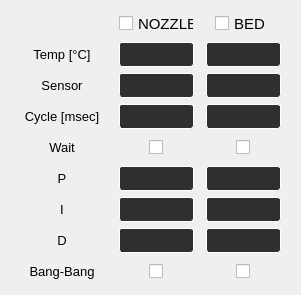
            <widget class="QFrame" name="frame_14">
             <property name="sizePolicy">
              <sizepolicy hsizetype="Minimum" vsizetype="Minimum">
               <horstretch>0</horstretch>
               <verstretch>0</verstretch>
              </sizepolicy>
             </property>
             <property name="minimumSize">
              <size>
               <width>301</width>
               <height>280</height>
              </size>
             </property>
             <property name="maximumSize">
              <size>
               <width>500</width>
               <height>660</height>
              </size>
             </property>
             <property name="styleSheet">
              <string notr="true"/>
             </property>
             <property name="frameShape">
              <enum>QFrame::NoFrame</enum>
             </property>
             <property name="frameShadow">
              <enum>QFrame::Raised</enum>
             </property>
             <layout class="QGridLayout" name="gridLayout_2">
              <item row="1" column="1">
               <widget class="QPlainTextEdit" name="b35">
                <property name="minimumSize">
                 <size>
                  <width>75</width>
                  <height>25</height>
                 </size>
                </property>
                <property name="maximumSize">
                 <size>
                  <width>75</width>
                  <height>25</height>
                 </size>
                </property>
                <property name="font">
                 <font>
                  <pointsize>9</pointsize>
                 </font>
                </property>
                <property name="styleSheet">
                 <string notr="true">QPlainTextEdit{
background-color: rgb(47, 47, 47);
color: rgb(255, 255, 255);
border-style: solid;
border-radius:3px;
border-width:1px; 
border-color:white;
}
QPlainTextEdit:hover{
border-color: rgb(85, 170, 255);
}
QPlainTextEdit:focus{
border-color: rgb(85, 170, 255);
}
QPlainTextEdit:disabled {
background-color: rgb(63, 63, 63);
color: rgb(0, 0, 0);
border-color:rgb(120, 120, 120)
}</string>
                </property>
                <property name="verticalScrollBarPolicy">
                 <enum>Qt::ScrollBarAlwaysOff</enum>
                </property>
                <property name="horizontalScrollBarPolicy">
                 <enum>Qt::ScrollBarAlwaysOff</enum>
                </property>
               </widget>
              </item>
              <item row="6" column="1">
               <widget class="QPlainTextEdit" name="b41">
                <property name="minimumSize">
                 <size>
                  <width>75</width>
                  <height>25</height>
                 </size>
                </property>
                <property name="maximumSize">
                 <size>
                  <width>75</width>
                  <height>25</height>
                 </size>
                </property>
                <property name="font">
                 <font>
                  <pointsize>9</pointsize>
                 </font>
                </property>
                <property name="styleSheet">
                 <string notr="true">QPlainTextEdit{
background-color: rgb(47, 47, 47);
color: rgb(255, 255, 255);
border-style: solid;
border-radius:3px;
border-width:1px; 
border-color:white;
}
QPlainTextEdit:hover{
border-color: rgb(85, 170, 255);
}
QPlainTextEdit:focus{
border-color: rgb(85, 170, 255);
}
QPlainTextEdit:disabled {
background-color: rgb(63, 63, 63);
color: rgb(0, 0, 0);
border-color:rgb(120, 120, 120)
}</string>
                </property>
                <property name="verticalScrollBarPolicy">
                 <enum>Qt::ScrollBarAlwaysOff</enum>
                </property>
                <property name="horizontalScrollBarPolicy">
                 <enum>Qt::ScrollBarAlwaysOff</enum>
                </property>
               </widget>
              </item>
              <item row="6" column="2">
               <widget class="QPlainTextEdit" name="b42">
                <property name="minimumSize">
                 <size>
                  <width>75</width>
                  <height>25</height>
                 </size>
                </property>
                <property name="maximumSize">
                 <size>
                  <width>75</width>
                  <height>25</height>
                 </size>
                </property>
                <property name="font">
                 <font>
                  <pointsize>9</pointsize>
                 </font>
                </property>
                <property name="styleSheet">
                 <string notr="true">QPlainTextEdit{
background-color: rgb(47, 47, 47);
color: rgb(255, 255, 255);
border-style: solid;
border-radius:3px;
border-width:1px; 
border-color:white;
}
QPlainTextEdit:hover{
border-color: rgb(85, 170, 255);
}
QPlainTextEdit:focus{
border-color: rgb(85, 170, 255);
}
QPlainTextEdit:disabled {
background-color: rgb(63, 63, 63);
color: rgb(0, 0, 0);
border-color:rgb(120, 120, 120)
}</string>
                </property>
                <property name="verticalScrollBarPolicy">
                 <enum>Qt::ScrollBarAlwaysOff</enum>
                </property>
                <property name="horizontalScrollBarPolicy">
                 <enum>Qt::ScrollBarAlwaysOff</enum>
                </property>
               </widget>
              </item>
              <item row="7" column="0">
               <widget class="QLabel" name="l25_2">
                <property name="minimumSize">
                 <size>
                  <width>90</width>
                  <height>20</height>
                 </size>
                </property>
                <property name="maximumSize">
                 <size>
                  <width>90</width>
                  <height>20</height>
                 </size>
                </property>
                <property name="font">
                 <font>
                  <pointsize>10</pointsize>
                 </font>
                </property>
                <property name="text">
                 <string>I</string>
                </property>
                <property name="alignment">
                 <set>Qt::AlignCenter</set>
                </property>
               </widget>
              </item>
              <item row="4" column="0">
               <widget class="QLabel" name="l22_2">
                <property name="minimumSize">
                 <size>
                  <width>90</width>
                  <height>20</height>
                 </size>
                </property>
                <property name="maximumSize">
                 <size>
                  <width>90</width>
                  <height>20</height>
                 </size>
                </property>
                <property name="font">
                 <font>
                  <pointsize>10</pointsize>
                 </font>
                </property>
                <property name="text">
                 <string>Wait</string>
                </property>
                <property name="alignment">
                 <set>Qt::AlignCenter</set>
                </property>
               </widget>
              </item>
              <item row="4" column="1" alignment="Qt::AlignHCenter">
               <widget class="QCheckBox" name="c24">
                <property name="minimumSize">
                 <size>
                  <width>15</width>
                  <height>25</height>
                 </size>
                </property>
                <property name="maximumSize">
                 <size>
                  <width>15</width>
                  <height>25</height>
                 </size>
                </property>
                <property name="text">
                 <string/>
                </property>
               </widget>
              </item>
              <item row="7" column="2">
               <widget class="QPlainTextEdit" name="b44">
                <property name="minimumSize">
                 <size>
                  <width>75</width>
                  <height>25</height>
                 </size>
                </property>
                <property name="maximumSize">
                 <size>
                  <width>75</width>
                  <height>25</height>
                 </size>
                </property>
                <property name="font">
                 <font>
                  <pointsize>9</pointsize>
                 </font>
                </property>
                <property name="styleSheet">
                 <string notr="true">QPlainTextEdit{
background-color: rgb(47, 47, 47);
color: rgb(255, 255, 255);
border-style: solid;
border-radius:3px;
border-width:1px; 
border-color:white;
}
QPlainTextEdit:hover{
border-color: rgb(85, 170, 255);
}
QPlainTextEdit:focus{
border-color: rgb(85, 170, 255);
}
QPlainTextEdit:disabled {
background-color: rgb(63, 63, 63);
color: rgb(0, 0, 0);
border-color:rgb(120, 120, 120)
}</string>
                </property>
                <property name="verticalScrollBarPolicy">
                 <enum>Qt::ScrollBarAlwaysOff</enum>
                </property>
                <property name="horizontalScrollBarPolicy">
                 <enum>Qt::ScrollBarAlwaysOff</enum>
                </property>
               </widget>
              </item>
              <item row="6" column="0">
               <widget class="QLabel" name="l24_2">
                <property name="minimumSize">
                 <size>
                  <width>90</width>
                  <height>20</height>
                 </size>
                </property>
                <property name="maximumSize">
                 <size>
                  <width>90</width>
                  <height>20</height>
                 </size>
                </property>
                <property name="font">
                 <font>
                  <pointsize>10</pointsize>
                 </font>
                </property>
                <property name="text">
                 <string>P</string>
                </property>
                <property name="alignment">
                 <set>Qt::AlignCenter</set>
                </property>
               </widget>
              </item>
              <item row="4" column="2" alignment="Qt::AlignHCenter">
               <widget class="QCheckBox" name="c25">
                <property name="minimumSize">
                 <size>
                  <width>15</width>
                  <height>25</height>
                 </size>
                </property>
                <property name="maximumSize">
                 <size>
                  <width>15</width>
                  <height>25</height>
                 </size>
                </property>
                <property name="text">
                 <string/>
                </property>
               </widget>
              </item>
              <item row="8" column="2">
               <widget class="QPlainTextEdit" name="b46">
                <property name="minimumSize">
                 <size>
                  <width>75</width>
                  <height>25</height>
                 </size>
                </property>
                <property name="maximumSize">
                 <size>
                  <width>75</width>
                  <height>25</height>
                 </size>
                </property>
                <property name="font">
                 <font>
                  <pointsize>9</pointsize>
                 </font>
                </property>
                <property name="styleSheet">
                 <string notr="true">QPlainTextEdit{
background-color: rgb(47, 47, 47);
color: rgb(255, 255, 255);
border-style: solid;
border-radius:3px;
border-width:1px; 
border-color:white;
}
QPlainTextEdit:hover{
border-color: rgb(85, 170, 255);
}
QPlainTextEdit:focus{
border-color: rgb(85, 170, 255);
}
QPlainTextEdit:disabled {
background-color: rgb(63, 63, 63);
color: rgb(0, 0, 0);
border-color:rgb(120, 120, 120)
}</string>
                </property>
                <property name="verticalScrollBarPolicy">
                 <enum>Qt::ScrollBarAlwaysOff</enum>
                </property>
                <property name="horizontalScrollBarPolicy">
                 <enum>Qt::ScrollBarAlwaysOff</enum>
                </property>
               </widget>
              </item>
              <item row="8" column="1">
               <widget class="QPlainTextEdit" name="b45">
                <property name="minimumSize">
                 <size>
                  <width>75</width>
                  <height>25</height>
                 </size>
                </property>
                <property name="maximumSize">
                 <size>
                  <width>75</width>
                  <height>25</height>
                 </size>
                </property>
                <property name="font">
                 <font>
                  <pointsize>9</pointsize>
                 </font>
                </property>
                <property name="styleSheet">
                 <string notr="true">QPlainTextEdit{
background-color: rgb(47, 47, 47);
color: rgb(255, 255, 255);
border-style: solid;
border-radius:3px;
border-width:1px; 
border-color:white;
}
QPlainTextEdit:hover{
border-color: rgb(85, 170, 255);
}
QPlainTextEdit:focus{
border-color: rgb(85, 170, 255);
}
QPlainTextEdit:disabled {
background-color: rgb(63, 63, 63);
color: rgb(0, 0, 0);
border-color:rgb(120, 120, 120)
}</string>
                </property>
                <property name="verticalScrollBarPolicy">
                 <enum>Qt::ScrollBarAlwaysOff</enum>
                </property>
                <property name="horizontalScrollBarPolicy">
                 <enum>Qt::ScrollBarAlwaysOff</enum>
                </property>
               </widget>
              </item>
              <item row="1" column="0">
               <widget class="QLabel" name="l19_4">
                <property name="minimumSize">
                 <size>
                  <width>90</width>
                  <height>20</height>
                 </size>
                </property>
                <property name="maximumSize">
                 <size>
                  <width>90</width>
                  <height>20</height>
                 </size>
                </property>
                <property name="font">
                 <font>
                  <pointsize>10</pointsize>
                 </font>
                </property>
                <property name="text">
                 <string>Temp [°C]</string>
                </property>
                <property name="alignment">
                 <set>Qt::AlignCenter</set>
                </property>
               </widget>
              </item>
              <item row="1" column="2">
               <widget class="QPlainTextEdit" name="b36">
                <property name="minimumSize">
                 <size>
                  <width>75</width>
                  <height>25</height>
                 </size>
                </property>
                <property name="maximumSize">
                 <size>
                  <width>75</width>
                  <height>25</height>
                 </size>
                </property>
                <property name="font">
                 <font>
                  <pointsize>9</pointsize>
                 </font>
                </property>
                <property name="styleSheet">
                 <string notr="true">QPlainTextEdit{
background-color: rgb(47, 47, 47);
color: rgb(255, 255, 255);
border-style: solid;
border-radius:3px;
border-width:1px; 
border-color:white;
}
QPlainTextEdit:hover{
border-color: rgb(85, 170, 255);
}
QPlainTextEdit:focus{
border-color: rgb(85, 170, 255);
}
QPlainTextEdit:disabled {
background-color: rgb(63, 63, 63);
color: rgb(0, 0, 0);
border-color:rgb(120, 120, 120)
}</string>
                </property>
                <property name="verticalScrollBarPolicy">
                 <enum>Qt::ScrollBarAlwaysOff</enum>
                </property>
                <property name="horizontalScrollBarPolicy">
                 <enum>Qt::ScrollBarAlwaysOff</enum>
                </property>
               </widget>
              </item>
              <item row="3" column="1">
               <widget class="QPlainTextEdit" name="b39">
                <property name="minimumSize">
                 <size>
                  <width>75</width>
                  <height>25</height>
                 </size>
                </property>
                <property name="maximumSize">
                 <size>
                  <width>75</width>
                  <height>25</height>
                 </size>
                </property>
                <property name="font">
                 <font>
                  <pointsize>9</pointsize>
                 </font>
                </property>
                <property name="styleSheet">
                 <string notr="true">QPlainTextEdit{
background-color: rgb(47, 47, 47);
color: rgb(255, 255, 255);
border-style: solid;
border-radius:3px;
border-width:1px; 
border-color:white;
}
QPlainTextEdit:hover{
border-color: rgb(85, 170, 255);
}
QPlainTextEdit:focus{
border-color: rgb(85, 170, 255);
}
QPlainTextEdit:disabled {
background-color: rgb(63, 63, 63);
color: rgb(0, 0, 0);
border-color:rgb(120, 120, 120)
}</string>
                </property>
                <property name="verticalScrollBarPolicy">
                 <enum>Qt::ScrollBarAlwaysOff</enum>
                </property>
                <property name="horizontalScrollBarPolicy">
                 <enum>Qt::ScrollBarAlwaysOff</enum>
                </property>
               </widget>
              </item>
              <item row="0" column="1" alignment="Qt::AlignHCenter">
               <widget class="QCheckBox" name="c22">
                <property name="minimumSize">
                 <size>
                  <width>75</width>
                  <height>25</height>
                 </size>
                </property>
                <property name="maximumSize">
                 <size>
                  <width>75</width>
                  <height>25</height>
                 </size>
                </property>
                <property name="font">
                 <font>
                  <pointsize>11</pointsize>
                 </font>
                </property>
                <property name="text">
                 <string>NOZZLE</string>
                </property>
               </widget>
              </item>
              <item row="0" column="2" alignment="Qt::AlignHCenter">
               <widget class="QCheckBox" name="c23">
                <property name="minimumSize">
                 <size>
                  <width>50</width>
                  <height>25</height>
                 </size>
                </property>
                <property name="maximumSize">
                 <size>
                  <width>75</width>
                  <height>25</height>
                 </size>
                </property>
                <property name="font">
                 <font>
                  <pointsize>11</pointsize>
                 </font>
                </property>
                <property name="text">
                 <string>BED</string>
                </property>
               </widget>
              </item>
              <item row="2" column="1">
               <widget class="QPlainTextEdit" name="b37">
                <property name="minimumSize">
                 <size>
                  <width>75</width>
                  <height>25</height>
                 </size>
                </property>
                <property name="maximumSize">
                 <size>
                  <width>75</width>
                  <height>25</height>
                 </size>
                </property>
                <property name="font">
                 <font>
                  <pointsize>9</pointsize>
                 </font>
                </property>
                <property name="styleSheet">
                 <string notr="true">QPlainTextEdit{
background-color: rgb(47, 47, 47);
color: rgb(255, 255, 255);
border-style: solid;
border-radius:3px;
border-width:1px; 
border-color:white;
}
QPlainTextEdit:hover{
border-color: rgb(85, 170, 255);
}
QPlainTextEdit:focus{
border-color: rgb(85, 170, 255);
}
QPlainTextEdit:disabled {
background-color: rgb(63, 63, 63);
color: rgb(0, 0, 0);
border-color:rgb(120, 120, 120)
}</string>
                </property>
                <property name="verticalScrollBarPolicy">
                 <enum>Qt::ScrollBarAlwaysOff</enum>
                </property>
                <property name="horizontalScrollBarPolicy">
                 <enum>Qt::ScrollBarAlwaysOff</enum>
                </property>
               </widget>
              </item>
              <item row="3" column="0">
               <widget class="QLabel" name="l21_2">
                <property name="minimumSize">
                 <size>
                  <width>90</width>
                  <height>20</height>
                 </size>
                </property>
                <property name="maximumSize">
                 <size>
                  <width>90</width>
                  <height>20</height>
                 </size>
                </property>
                <property name="font">
                 <font>
                  <pointsize>10</pointsize>
                 </font>
                </property>
                <property name="text">
                 <string>Cycle [msec]</string>
                </property>
                <property name="alignment">
                 <set>Qt::AlignCenter</set>
                </property>
               </widget>
              </item>
              <item row="8" column="0">
               <widget class="QLabel" name="l26_2">
                <property name="minimumSize">
                 <size>
                  <width>90</width>
                  <height>20</height>
                 </size>
                </property>
                <property name="maximumSize">
                 <size>
                  <width>90</width>
                  <height>20</height>
                 </size>
                </property>
                <property name="font">
                 <font>
                  <pointsize>10</pointsize>
                 </font>
                </property>
                <property name="text">
                 <string>D</string>
                </property>
                <property name="alignment">
                 <set>Qt::AlignCenter</set>
                </property>
               </widget>
              </item>
              <item row="2" column="2">
               <widget class="QPlainTextEdit" name="b38">
                <property name="minimumSize">
                 <size>
                  <width>75</width>
                  <height>25</height>
                 </size>
                </property>
                <property name="maximumSize">
                 <size>
                  <width>75</width>
                  <height>25</height>
                 </size>
                </property>
                <property name="font">
                 <font>
                  <pointsize>9</pointsize>
                 </font>
                </property>
                <property name="styleSheet">
                 <string notr="true">QPlainTextEdit{
background-color: rgb(47, 47, 47);
color: rgb(255, 255, 255);
border-style: solid;
border-radius:3px;
border-width:1px; 
border-color:white;
}
QPlainTextEdit:hover{
border-color: rgb(85, 170, 255);
}
QPlainTextEdit:focus{
border-color: rgb(85, 170, 255);
}
QPlainTextEdit:disabled {
background-color: rgb(63, 63, 63);
color: rgb(0, 0, 0);
border-color:rgb(120, 120, 120)
}</string>
                </property>
                <property name="verticalScrollBarPolicy">
                 <enum>Qt::ScrollBarAlwaysOff</enum>
                </property>
                <property name="horizontalScrollBarPolicy">
                 <enum>Qt::ScrollBarAlwaysOff</enum>
                </property>
               </widget>
              </item>
              <item row="7" column="1">
               <widget class="QPlainTextEdit" name="b43">
                <property name="minimumSize">
                 <size>
                  <width>75</width>
                  <height>25</height>
                 </size>
                </property>
                <property name="maximumSize">
                 <size>
                  <width>75</width>
                  <height>25</height>
                 </size>
                </property>
                <property name="font">
                 <font>
                  <pointsize>9</pointsize>
                 </font>
                </property>
                <property name="styleSheet">
                 <string notr="true">QPlainTextEdit{
background-color: rgb(47, 47, 47);
color: rgb(255, 255, 255);
border-style: solid;
border-radius:3px;
border-width:1px; 
border-color:white;
}
QPlainTextEdit:hover{
border-color: rgb(85, 170, 255);
}
QPlainTextEdit:focus{
border-color: rgb(85, 170, 255);
}
QPlainTextEdit:disabled {
background-color: rgb(63, 63, 63);
color: rgb(0, 0, 0);
border-color:rgb(120, 120, 120)
}</string>
                </property>
                <property name="verticalScrollBarPolicy">
                 <enum>Qt::ScrollBarAlwaysOff</enum>
                </property>
                <property name="horizontalScrollBarPolicy">
                 <enum>Qt::ScrollBarAlwaysOff</enum>
                </property>
               </widget>
              </item>
              <item row="3" column="2">
               <widget class="QPlainTextEdit" name="b40">
                <property name="minimumSize">
                 <size>
                  <width>75</width>
                  <height>25</height>
                 </size>
                </property>
                <property name="maximumSize">
                 <size>
                  <width>75</width>
                  <height>25</height>
                 </size>
                </property>
                <property name="font">
                 <font>
                  <pointsize>9</pointsize>
                 </font>
                </property>
                <property name="styleSheet">
                 <string notr="true">QPlainTextEdit{
background-color: rgb(47, 47, 47);
color: rgb(255, 255, 255);
border-style: solid;
border-radius:3px;
border-width:1px; 
border-color:white;
}
QPlainTextEdit:hover{
border-color: rgb(85, 170, 255);
}
QPlainTextEdit:focus{
border-color: rgb(85, 170, 255);
}
QPlainTextEdit:disabled {
background-color: rgb(63, 63, 63);
color: rgb(0, 0, 0);
border-color:rgb(120, 120, 120)
}</string>
                </property>
                <property name="verticalScrollBarPolicy">
                 <enum>Qt::ScrollBarAlwaysOff</enum>
                </property>
                <property name="horizontalScrollBarPolicy">
                 <enum>Qt::ScrollBarAlwaysOff</enum>
                </property>
               </widget>
              </item>
              <item row="9" column="1" alignment="Qt::AlignHCenter">
               <widget class="QCheckBox" name="c26">
                <property name="minimumSize">
                 <size>
                  <width>15</width>
                  <height>25</height>
                 </size>
                </property>
                <property name="maximumSize">
                 <size>
                  <width>15</width>
                  <height>25</height>
                 </size>
                </property>
                <property name="text">
                 <string/>
                </property>
               </widget>
              </item>
              <item row="9" column="0">
               <widget class="QLabel" name="l23_2">
                <property name="minimumSize">
                 <size>
                  <width>90</width>
                  <height>20</height>
                 </size>
                </property>
                <property name="maximumSize">
                 <size>
                  <width>90</width>
                  <height>20</height>
                 </size>
                </property>
                <property name="font">
                 <font>
                  <pointsize>10</pointsize>
                 </font>
                </property>
                <property name="text">
                 <string>Bang-Bang</string>
                </property>
                <property name="alignment">
                 <set>Qt::AlignCenter</set>
                </property>
               </widget>
              </item>
              <item row="9" column="2" alignment="Qt::AlignHCenter">
               <widget class="QCheckBox" name="c27">
                <property name="minimumSize">
                 <size>
                  <width>15</width>
                  <height>25</height>
                 </size>
                </property>
                <property name="maximumSize">
                 <size>
                  <width>15</width>
                  <height>25</height>
                 </size>
                </property>
                <property name="text">
                 <string/>
                </property>
               </widget>
              </item>
              <item row="2" column="0">
               <widget class="QLabel" name="l20_2">
                <property name="minimumSize">
                 <size>
                  <width>90</width>
                  <height>20</height>
                 </size>
                </property>
                <property name="maximumSize">
                 <size>
                  <width>90</width>
                  <height>20</height>
                 </size>
                </property>
                <property name="font">
                 <font>
                  <pointsize>10</pointsize>
                 </font>
                </property>
                <property name="text">
                 <string>Sensor</string>
                </property>
                <property name="alignment">
                 <set>Qt::AlignCenter</set>
                </property>
               </widget>
              </item>
             </layout>
            </widget>
